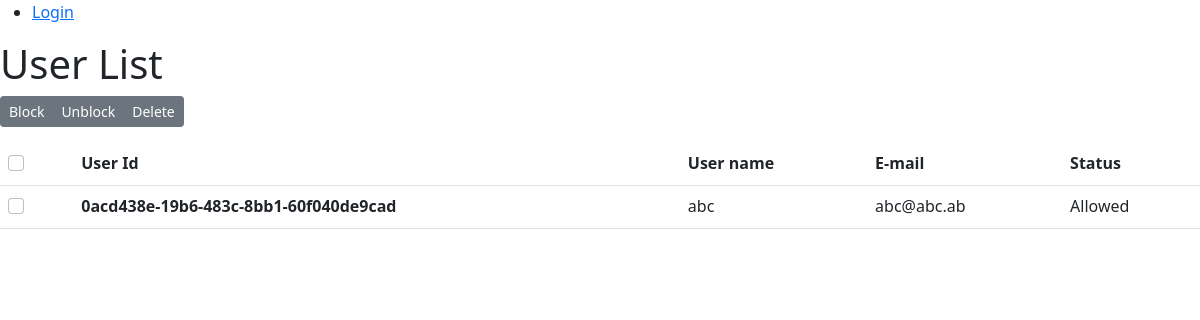
/users/, run on the app's committed database.
### users/models.py (models this page shows, shortened)
class UserInformation(models.Model):
    id = models.UUIDField(primary_key=True, default=uuid.uuid4, editable=False)
    username = models.CharField(max_length=30, unique=True, verbose_name='User Name',
                                help_text='Enter your user name less 30 symbols.')
    email = models.EmailField(max_length=254, unique=True, verbose_name='E-mail',
                              help_text='Enter your e-mail.')
    status = models.CharField(max_length=30, default='Allowed', verbose_name='Status account',
                              choices=[
                                  ("Allowed", "Allowed"),
                                  ("Blocked", "Blocked"),
                              ]
                              )
    class Meta:
        ordering = ["id"]

### users/views.py (the view)
# urls.py: path(r'users/', views.UserListView.as_view(), name='users'),
class UserListView(generic.ListView):
    model = UserInformation
    template_name = 'users/users.html'
    context_object_name = 'users_list'
    def get_context_data(self, **kwargs):
        context = super(UserListView, self).get_context_data(**kwargs)
        context['last_login'] = 'This is just some data'
        return context

### users/templates/users/users.html
{% extends 'users/layout.html' %}
{% block content %}
    <h1>User List</h1>
    {% if users_list %}
        <div class="btn-toolbar mb-3" role="toolbar" aria-label="Toolbar with button groups">
            <div class="btn-group btn-group-sm" role="group" aria-label="First group">
                <button type="button" class="btn btn-secondary">Block</button>
                <button type="button" class="btn btn-secondary">Unblock</button>
                <button type="button" class="btn btn-secondary">Delete</button>
            </div>
        </div>
    <table class="table">
        <tr>
            <th>
                <div class="form-check">
                    <input class="form-check-input" type="checkbox" value="" id="flexCheckDefault">
                </div>
            </th>
            <th scope="col">User Id</th>
            <th scope="col">User name</th>
            <th scope="col">E-mail</th>
            <th scope="col">Status</th>
        </tr>
        {% for user in users_list %}
        <tr>
            <td>
                <div class="form-check">
                    <input class="form-check-input" type="checkbox" value="" id="flexCheckDefault">
                </div>
            </td>
            <th scope="row">{{ user.id }}</th>
            <td>{{ user.username }}</td>
            <td>{{ user.email }}</td>
            <td>{{ user.status }}</td>
        </tr>
      {% endfor %}
    </table>
    {% else %}
      <p> All users are deleted. :(</p>
    {% endif %}
{% endblock %}

### data on the page
UserInformation: id "0acd438e-19b6-483c-8bb1-60f040de9cad", username "abc", email "abc@abc.ab", status "Allowed"
